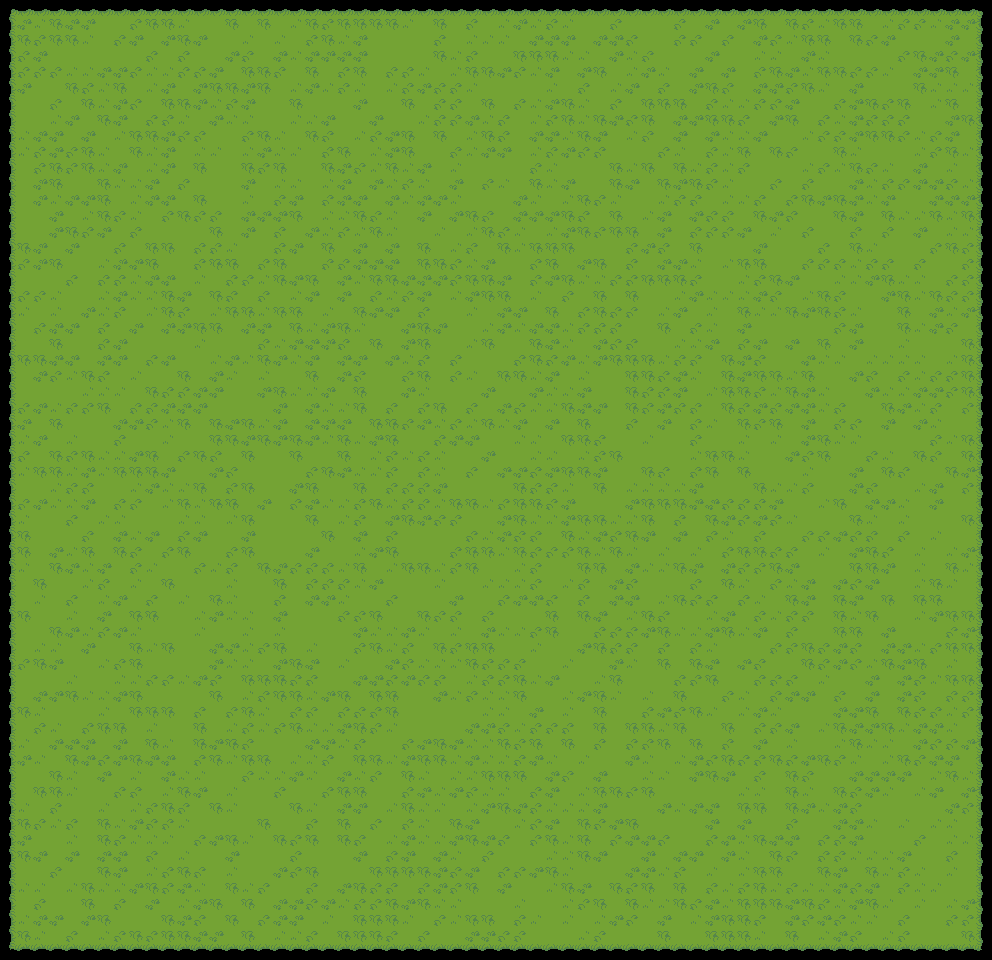

The image is a tile-based game level rendered from a .tmx file. Its description and source (layers, tilesets, objects; grid data summarised) follow:
An orthogonal 62x60 tile map with 16x16 px tiles, 2 tile layers (border, backgroundd) and 12 objects.

<map version="1.9" tiledversion="1.9.2" orientation="orthogonal" renderorder="right-down" width="62" height="60" tilewidth="16" tileheight="16" infinite="0" nextlayerid="9" nextobjectid="2521">
 <editorsettings>
  <export target="../../../../../Documents/videogame/Survivor/assets/maps/demo..tmx" format="tmx" />
 </editorsettings>
 <tileset firstgid="1" name="map" tilewidth="16" tileheight="16" spacing="4" margin="2" tilecount="77" columns="11">
  <image source="images/map_4.png" width="220" height="140" />
  <tile id="1">
   <objectgroup draworder="index" id="2">
    <object id="1" x="0" y="3.98586" width="16" height="12.0141" />
   </objectgroup>
  </tile>
  <tile id="11">
   <objectgroup draworder="index" id="2">
    <object id="1" x="4" y="0" width="12" height="16" />
   </objectgroup>
  </tile>
  <tile id="13">
   <objectgroup draworder="index" id="2">
    <object id="1" x="0" y="0" width="9.99678" height="16" />
   </objectgroup>
  </tile>
  <tile id="16">
   <objectgroup draworder="index" id="2">
    <object id="1" x="0" y="0" width="16" height="10.0066" />
    <object id="2" x="0" y="10.0174" width="10.0012" height="5.98264" />
   </objectgroup>
  </tile>
  <tile id="17">
   <objectgroup draworder="index" id="2">
    <object id="1" x="0" y="0" width="16" height="9.97778" />
    <object id="2" x="4" y="10.0222" width="12" height="5.97778" />
   </objectgroup>
  </tile>
  <tile id="23">
   <objectgroup draworder="index" id="2">
    <object id="1" x="0" y="0" width="16" height="10" />
   </objectgroup>
  </tile>
  <tile id="27">
   <objectgroup draworder="index" id="2">
    <object id="1" x="0" y="3.99011" width="16" height="12.0099" />
    <object id="2" x="0" y="0" width="10" height="3.97873" />
   </objectgroup>
  </tile>
  <tile id="28">
   <objectgroup draworder="index" id="2">
    <object id="1" x="4" y="0" width="12" height="16" />
    <object id="2" x="0" y="4" width="4.00122" height="12" />
   </objectgroup>
  </tile>
  <tile id="56" probability="0.5" />
  <tile id="57" probability="0.5" />
  <tile id="58" probability="0.5" />
  <tile id="59" probability="0.5" />
 </tileset>
 <layer id="7" name="border" width="62" height="60">
  <data>[3720 cells, 240 non-empty, 8 distinct tile ids]</data>
 </layer>
 <layer id="8" name="backgroundd" width="62" height="60">
  <data>[3720 cells, 3480 non-empty, 5 distinct tile ids]</data>
 </layer>
 <objectgroup id="4" name="entities" offsetx="0" offsety="16" />
</map>
